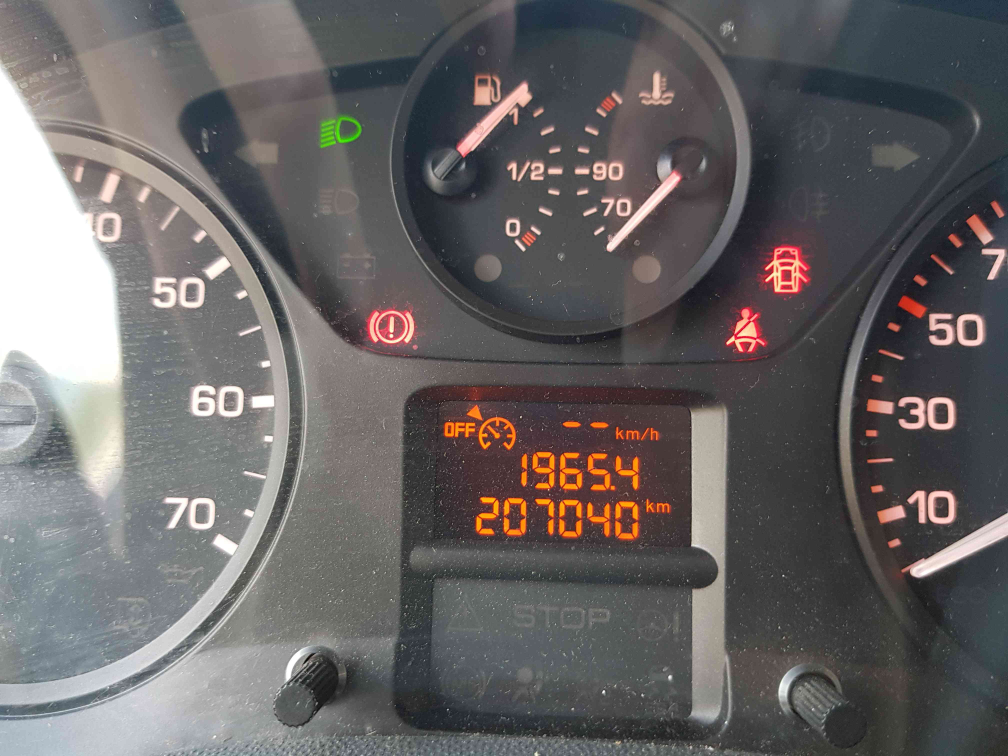
#> input picture learn/20200814_102619.jpg, 4032 x 3024 px, given in place of 20210911_122338.jpg, which was not available (shown at 1/4 size)
$ jupyter execute --allow-errors preprocessing_test1.ipynb   (text cells are left out)
#> lines starting #> are read from the running program, lines starting #| are printed output that depends on the picture; pictures that were not available may be replaced by others from this repository, and a replacement may not be noted
[cell 1]
# v1.0

[cell 2]
import cv2
from PIL import Image
import matplotlib.pyplot as plt
import easyocr
import re

[cell 3]
# Read hard-coded image
file="20210911_122338.jpg"
img_path = f"dataset/ML_test/{file}"
img = cv2.imread(img_path)
#> img is the input picture: shape (3024, 4032, 3); mean B, G, R 100.7, 100.6, 103.9

# Display image
img_rgb = cv2.cvtColor(img, cv2.COLOR_BGR2RGB)
plt.imshow(img_rgb)
plt.show()

[cell 4]
# Dimensions of the original image
original_height, original_width = img.shape[:2]
#> original_height = 3024; original_width = 4032

# Define the longest side
max_size = 640  # or new_height, depending on which side you want to define

# Calculate the image proportions
ratio = max_size / max(original_height, original_width)
#> ratio = 0.159

# Calculate new image dimensions
new_dimensions = (int(original_width * ratio), int(original_height * ratio))
#> new_dimensions = (640, 480)

# Change the resolution
resized_img = cv2.resize(img_rgb, new_dimensions, interpolation=cv2.INTER_AREA)
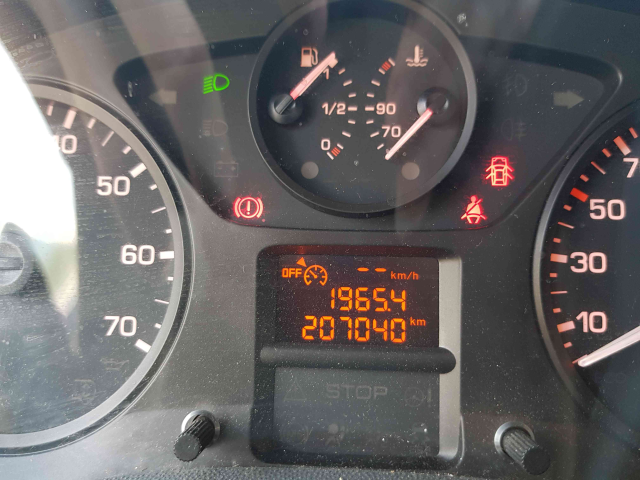
#> resized_img: shape (480, 640, 3); mean R, G, B 103.9, 100.6, 100.7

# Display the image
plt.imshow(resized_img)

[cell 5]
gray_img = cv2.cvtColor(resized_img, cv2.COLOR_RGB2GRAY)
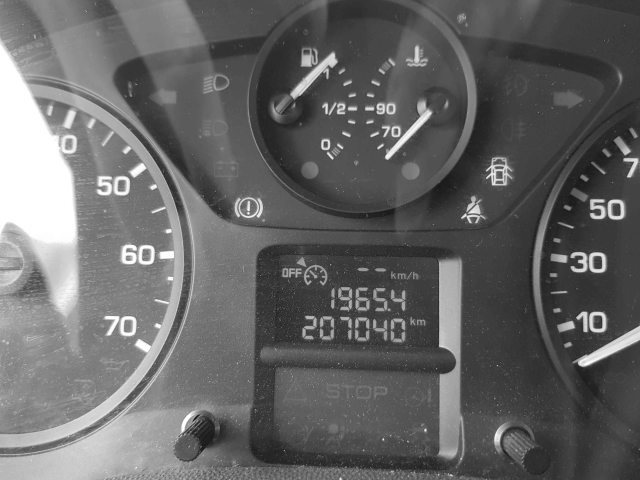
#> gray_img: shape (480, 640); min 12, max 255, mean 101.5

# Display the grayscale image
plt.imshow(gray_img, cmap='gray')
plt.show()

[cell 6]
_, binary_img = cv2.threshold(gray_img, 128, 255, cv2.THRESH_TOZERO | cv2.THRESH_OTSU)
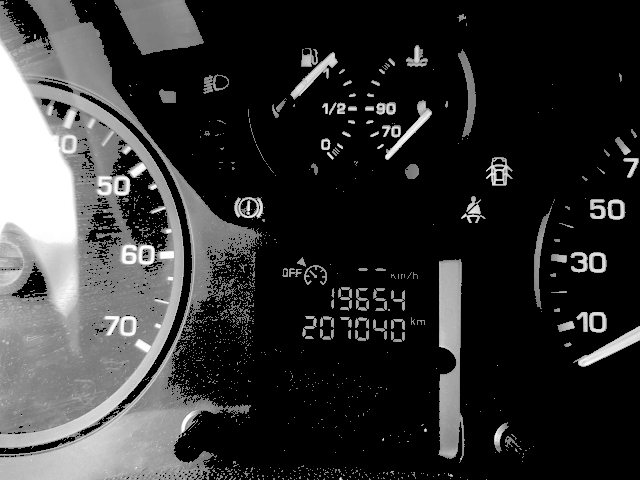
#> binary_img: shape (480, 640); min 0, max 255, mean 50.6

plt.imshow(binary_img, cmap='gray')

[cell 7]
denoised_img = cv2.fastNlMeansDenoising(binary_img, None, h=7, templateWindowSize=87, searchWindowSize=21)
plt.imshow(denoised_img, cmap='gray')

#> (a cell that did not finish here is left out)

#> (a cell that did not finish here is left out)

[cell 10]
import tkinter as tk
from tkinter import filedialog

def browse_files():
    root = tk.Tk()
    root.withdraw()  # Ukryj okno główne tkinter

    # Wyświetl okno dialogowe wyboru plików i zwróć wybraną ścieżkę
    file_path = filedialog.askopenfilename()
#> the answer given: learn/20200814_102619.jpg

$ run again, on learn/20200816_140649.jpg
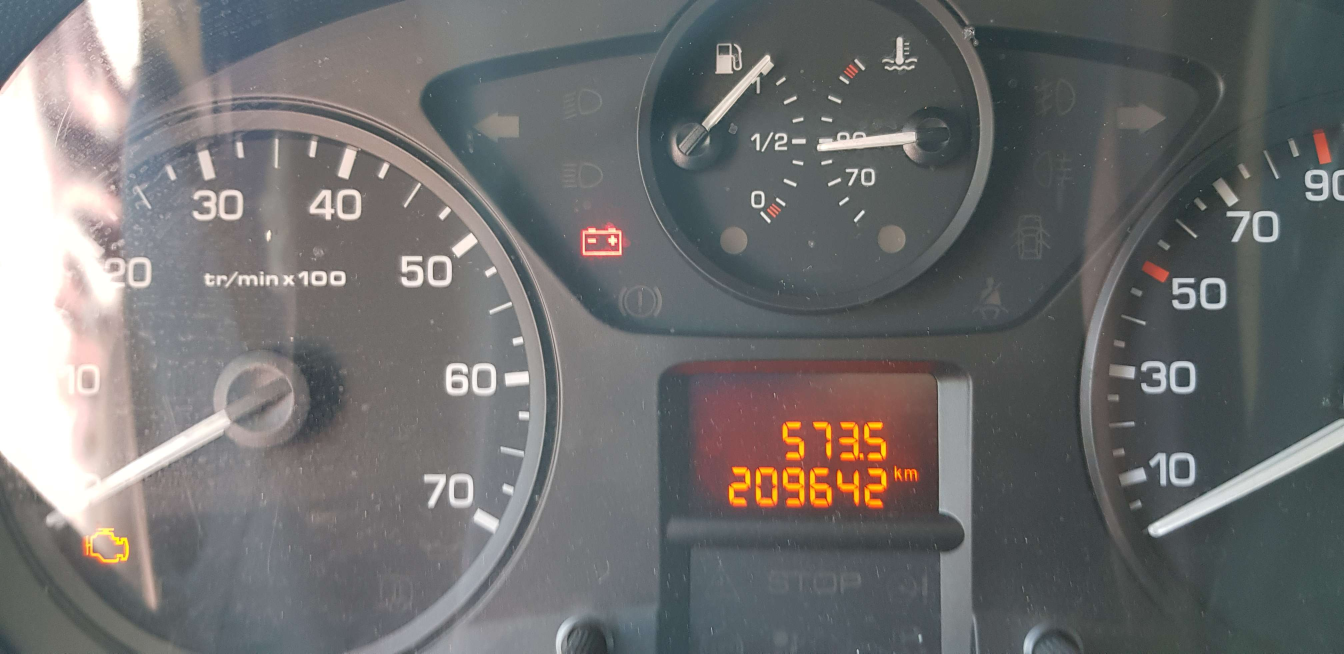
#> input picture learn/20200816_140649.jpg, 4032 x 1960 px, given in place of 20210911_122338.jpg, which was not available (shown at 1/3 size)
#> img is the input picture: shape (1960, 4032, 3); mean B, G, R 111.9, 111.8, 112.1
#> `gray_img = cv2.cvtColor(resized_img, cv2.COLOR_RGB2GRAY)`:
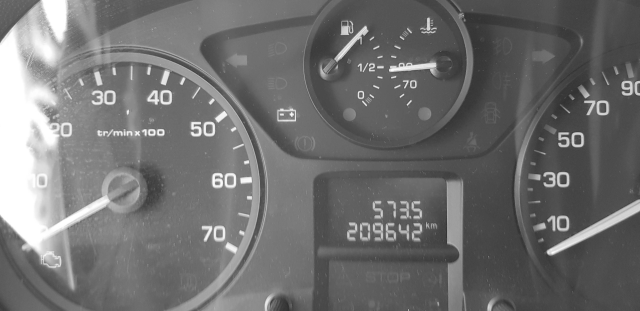
#> gray_img: shape (311, 640); min 48, max 255, mean 111.9
#> `_, binary_img = cv2.threshold(gray_img, 128, 255, cv2.THRESH_TOZERO | ..`:
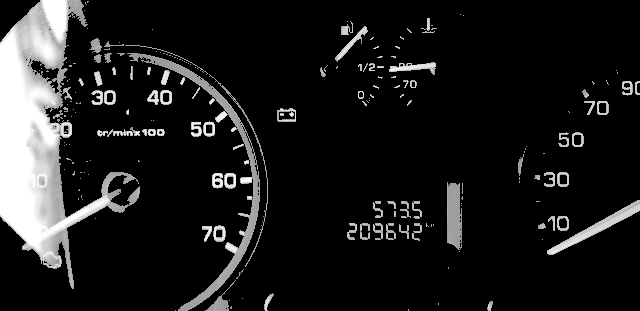
#> binary_img: shape (311, 640); min 0, max 255, mean 28

$ run again, on learn/20210812_180446.jpg
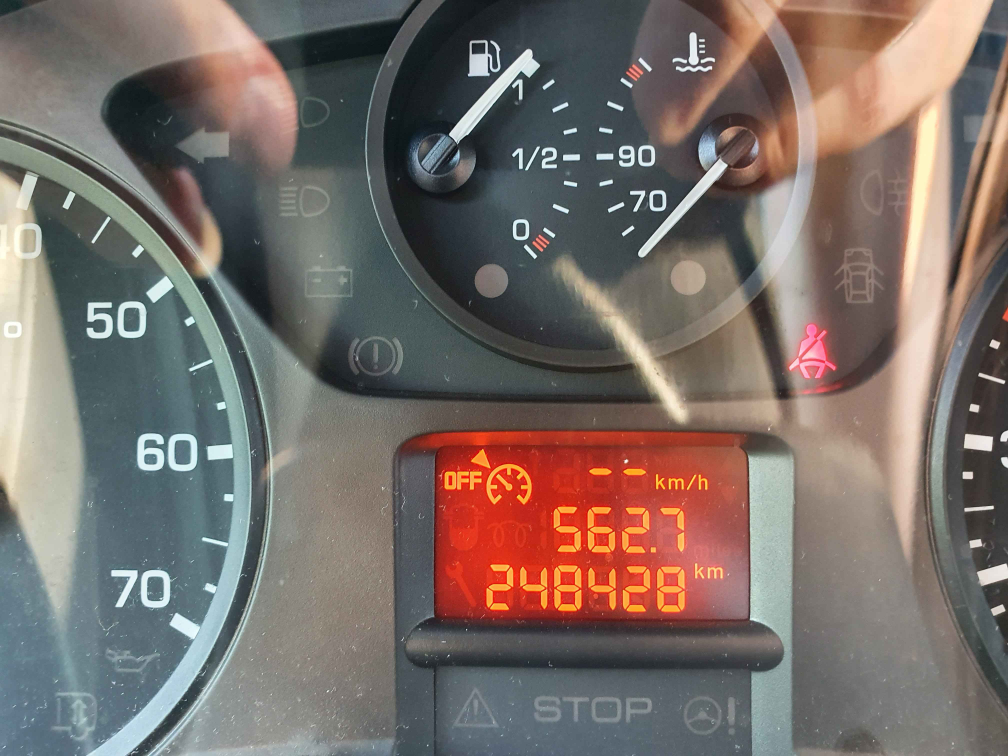
#> input picture learn/20210812_180446.jpg, 4032 x 3024 px, given in place of 20210911_122338.jpg, which was not available (shown at 1/4 size)
#> img is the input picture: shape (3024, 4032, 3); mean B, G, R 104.8, 110.1, 121
#> `gray_img = cv2.cvtColor(resized_img, cv2.COLOR_RGB2GRAY)`:
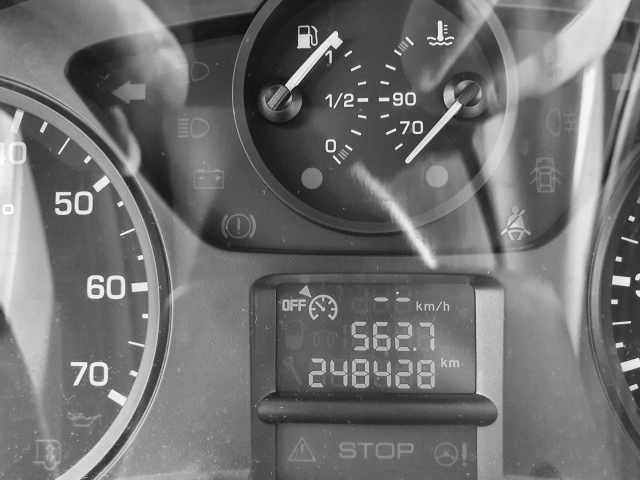
#> gray_img: shape (480, 640); min 15, max 254, mean 112.7
#> `_, binary_img = cv2.threshold(gray_img, 128, 255, cv2.THRESH_TOZERO | ..`:
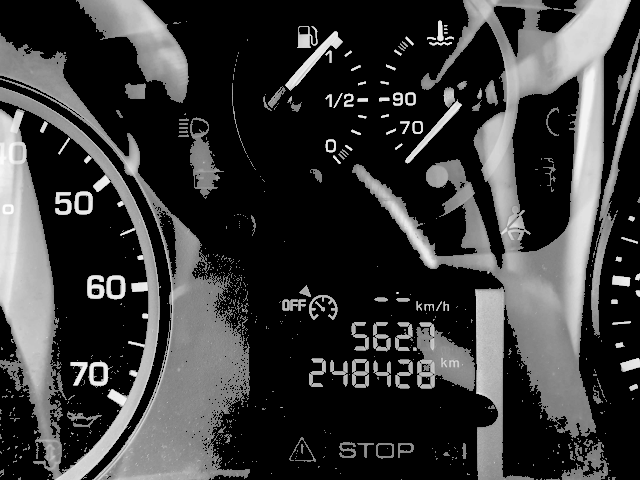
#> binary_img: shape (480, 640); min 0, max 254, mean 57.2
